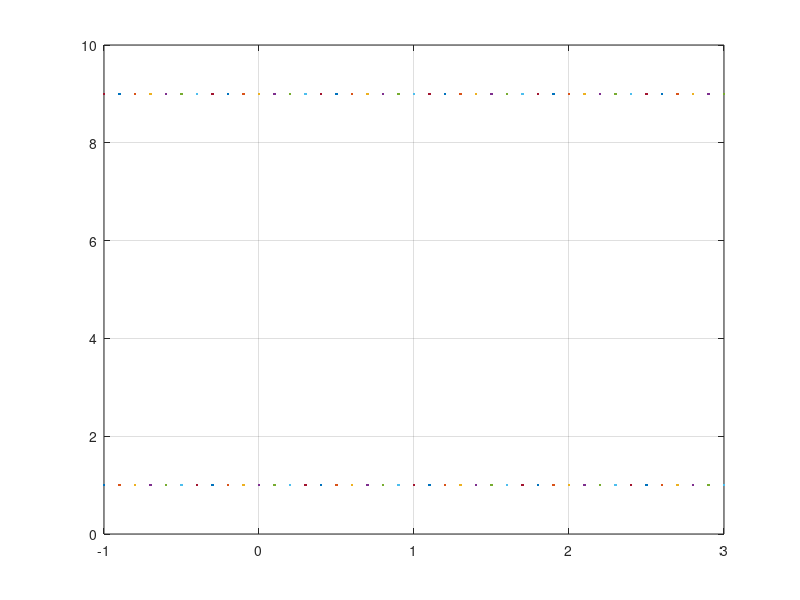
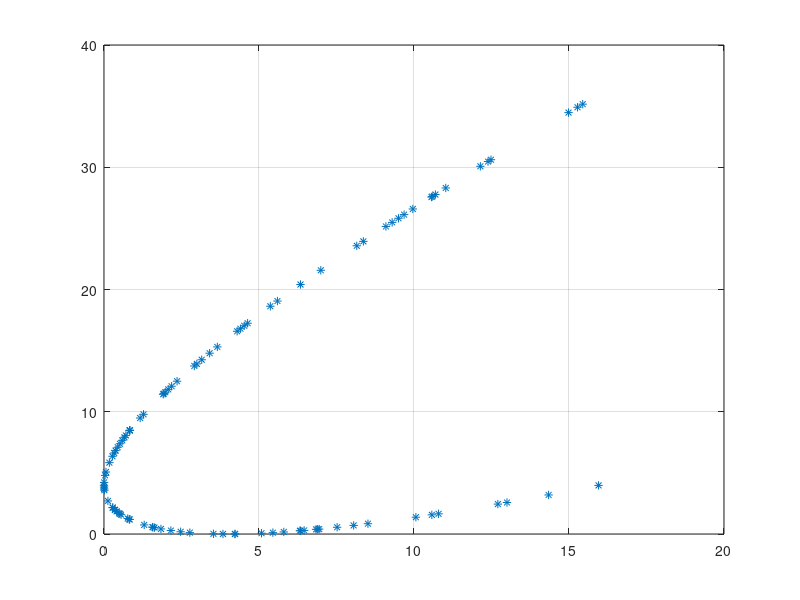

MATLAB code for these plots, in order: (Note: this script raises an error after producing the figures.)
clear,clc,clf
%% SCH
f1obj = @(x)(x(:,1).^2);
f2obj = @(x)((x(:,1)-2).^2);
x = -1:0.1:3;
% f1obj = @(x)(1-exp(-sum((x-1/sqrt(3)).^2,2)));
% f2obj = @(x)(1-exp(-sum((x+1/sqrt(3)).^2,2)));
%%
figure(1)
plot(x,f1obj(x),x,f2obj(x)),hold on,grid on
%%
IterMax = 100;
pmut = 0.005;
ndim = 3;
nd = 9;
nb = 3+nd;
nP = 100;
decodeVector = repmat(2.^(((nb-2):-1:0)-nd),nP,1);
bj = round(rand(nP,ndim*nb));
xj = [sum(decodeVector.*bj(:,2:1:nb),2).*(-1).^(bj(:,1)-1),...
      sum(decodeVector.*bj(:,nb+2:1:2*nb),2).*(-1).^(bj(:,nb)-1),...
      sum(decodeVector.*bj(:,2*nb+2:1:3*nb),2).*(-1).^(bj(:,2*nb)-1)];
% figure(1)
% hxj = plot(xj(:,1),0,'*k');
fj = [f1obj(xj),f2obj(xj)];
%% Non-dominated sorting algorithm
% first pareto front
Spj = zeros(nP,nP);
npj = zeros(nP,1);
prank = zeros(nP,1);
for j=1:nP
    Spj(:,j) = sum(repmat(fj(j,:),nP,1)<fj,2)==2;
    npj(j) = sum(sum(repmat(fj(j,:),nP,1)>fj,2)==2,1);
end
FP1 = (npj==0);
pjidx = 1:nP;
FP = {pjidx(FP1)};
prank(FP{1}) = 1;
figure(2)
plot(fj(:,1),fj(:,2),'*'),hold on,grid on
%% n-other pareto fronts
i = 1;
while ~isempty(FP{i})
    Q = [];
    for p=FP{i}
        for q = pjidx(Spj(:,p)==1)
            npj(q) = npj(q)-1;
            if npj(q)==0
                Q = [Q q];
                prank(q) = i+1;
            end
        end
    end
    i = i+1;
    FP{i} = Q;
end
%% graphical representation
c = jet(length(FP)-1);
for i=1:length(FP)-1
    plot(fj(FP{i},1),fj(FP{i},2),'LineStyle','*','Color',c(i,:))
    disp(FP{i})
end
